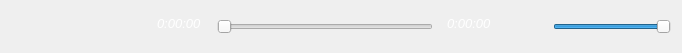
<?xml version="1.0" encoding="UTF-8"?>
<ui version="4.0">
 <class>BotomMenuPlayer</class>
 <widget class="QWidget" name="BotomMenuPlayer">
  <property name="geometry">
   <rect>
    <x>0</x>
    <y>0</y>
    <width>682</width>
    <height>53</height>
   </rect>
  </property>
  <property name="windowTitle">
   <string>Form</string>
  </property>
  <layout class="QHBoxLayout" name="horizontalLayout_2">
   <item>
    <widget class="QPushButton" name="play_pause">
     <property name="icon">
      <iconset resource="botomMenuPlayer.qrc">
       <normaloff>:/widget/botomMenu/botomMenuPlayer/img/player/play.png</normaloff>
       <normalon>:/widget/botomMenu/botomMenuPlayer/img/player/pause.png</normalon>:/widget/botomMenu/botomMenuPlayer/img/player/play.png</iconset>
     </property>
     <property name="checkable">
      <bool>true</bool>
     </property>
     <property name="checked">
      <bool>false</bool>
     </property>
     <property name="flat">
      <bool>true</bool>
     </property>
    </widget>
   </item>
   <item>
    <widget class="QPushButton" name="stepDown">
     <property name="icon">
      <iconset resource="botomMenuPlayer.qrc">
       <normaloff>:/widget/botomMenu/botomMenuPlayer/img/player/stepDown.png</normaloff>:/widget/botomMenu/botomMenuPlayer/img/player/stepDown.png</iconset>
     </property>
     <property name="checkable">
      <bool>false</bool>
     </property>
     <property name="flat">
      <bool>true</bool>
     </property>
    </widget>
   </item>
   <item>
    <widget class="QPushButton" name="stepUp">
     <property name="icon">
      <iconset resource="botomMenuPlayer.qrc">
       <normaloff>:/widget/botomMenu/botomMenuPlayer/img/player/stepUp.png</normaloff>:/widget/botomMenu/botomMenuPlayer/img/player/stepUp.png</iconset>
     </property>
     <property name="flat">
      <bool>true</bool>
     </property>
    </widget>
   </item>
   <item>
    <widget class="QTimeEdit" name="positionTme">
     <property name="font">
      <font>
       <pointsize>10</pointsize>
       <italic>true</italic>
      </font>
     </property>
     <property name="focusPolicy">
      <enum>Qt::NoFocus</enum>
     </property>
     <property name="contextMenuPolicy">
      <enum>Qt::NoContextMenu</enum>
     </property>
     <property name="styleSheet">
      <string notr="true">QTimeEdit{
background: transparent;
color:white;
}
</string>
     </property>
     <property name="frame">
      <bool>false</bool>
     </property>
     <property name="alignment">
      <set>Qt::AlignHCenter|Qt::AlignTop</set>
     </property>
     <property name="buttonSymbols">
      <enum>QAbstractSpinBox::NoButtons</enum>
     </property>
     <property name="keyboardTracking">
      <bool>false</bool>
     </property>
     <property name="displayFormat">
      <string notr="true">H:mm:ss</string>
     </property>
    </widget>
   </item>
   <item>
    <widget class="Widget::Slider" name="sliderVideo">
     <property name="sizePolicy">
      <sizepolicy hsizetype="Expanding" vsizetype="Fixed">
       <horstretch>0</horstretch>
       <verstretch>0</verstretch>
      </sizepolicy>
     </property>
     <property name="minimumSize">
      <size>
       <width>175</width>
       <height>0</height>
      </size>
     </property>
     <property name="cursor">
      <cursorShape>PointingHandCursor</cursorShape>
     </property>
     <property name="maximum">
      <number>1000</number>
     </property>
     <property name="pageStep">
      <number>0</number>
     </property>
     <property name="orientation">
      <enum>Qt::Horizontal</enum>
     </property>
     <property name="tickPosition">
      <enum>QSlider::NoTicks</enum>
     </property>
    </widget>
   </item>
   <item>
    <widget class="QTimeEdit" name="durationTme">
     <property name="enabled">
      <bool>true</bool>
     </property>
     <property name="sizePolicy">
      <sizepolicy hsizetype="Maximum" vsizetype="Maximum">
       <horstretch>0</horstretch>
       <verstretch>0</verstretch>
      </sizepolicy>
     </property>
     <property name="font">
      <font>
       <pointsize>10</pointsize>
       <italic>true</italic>
      </font>
     </property>
     <property name="focusPolicy">
      <enum>Qt::NoFocus</enum>
     </property>
     <property name="contextMenuPolicy">
      <enum>Qt::NoContextMenu</enum>
     </property>
     <property name="styleSheet">
      <string notr="true">QTimeEdit{
background: transparent;
color:white;
}
</string>
     </property>
     <property name="frame">
      <bool>false</bool>
     </property>
     <property name="alignment">
      <set>Qt::AlignHCenter|Qt::AlignTop</set>
     </property>
     <property name="buttonSymbols">
      <enum>QAbstractSpinBox::NoButtons</enum>
     </property>
     <property name="keyboardTracking">
      <bool>false</bool>
     </property>
     <property name="displayFormat">
      <string notr="true">H:mm:ss</string>
     </property>
     <property name="time">
      <time>
       <hour>0</hour>
       <minute>0</minute>
       <second>0</second>
      </time>
     </property>
    </widget>
   </item>
   <item>
    <widget class="QPushButton" name="soundOn_Of">
     <property name="icon">
      <iconset resource="botomMenuPlayer.qrc">
       <normaloff>:/widget/botomMenu/botomMenuPlayer/img/player/soundOn.png</normaloff>
       <normalon>:/widget/botomMenu/botomMenuPlayer/img/player/soundOff.png</normalon>:/widget/botomMenu/botomMenuPlayer/img/player/soundOn.png</iconset>
     </property>
     <property name="shortcut">
      <string notr="true"/>
     </property>
     <property name="checkable">
      <bool>true</bool>
     </property>
     <property name="autoDefault">
      <bool>false</bool>
     </property>
     <property name="default">
      <bool>false</bool>
     </property>
     <property name="flat">
      <bool>true</bool>
     </property>
    </widget>
   </item>
   <item>
    <widget class="Widget::Slider" name="sliderAudio">
     <property name="sizePolicy">
      <sizepolicy hsizetype="Expanding" vsizetype="Fixed">
       <horstretch>0</horstretch>
       <verstretch>0</verstretch>
      </sizepolicy>
     </property>
     <property name="minimumSize">
      <size>
       <width>76</width>
       <height>0</height>
      </size>
     </property>
     <property name="maximumSize">
      <size>
       <width>118</width>
       <height>16777215</height>
      </size>
     </property>
     <property name="cursor">
      <cursorShape>PointingHandCursor</cursorShape>
     </property>
     <property name="maximum">
      <number>100</number>
     </property>
     <property name="pageStep">
      <number>1</number>
     </property>
     <property name="value">
      <number>100</number>
     </property>
     <property name="orientation">
      <enum>Qt::Horizontal</enum>
     </property>
     <property name="invertedControls">
      <bool>true</bool>
     </property>
    </widget>
   </item>
  </layout>
 </widget>
 <customwidgets>
  <customwidget>
   <class>Widget::Slider</class>
   <extends>QSlider</extends>
   <header>widget/slider/slider.h</header>
  </customwidget>
 </customwidgets>
 <resources>
  <include location="botomMenuPlayer.qrc"/>
 </resources>
 <connections/>
</ui>
